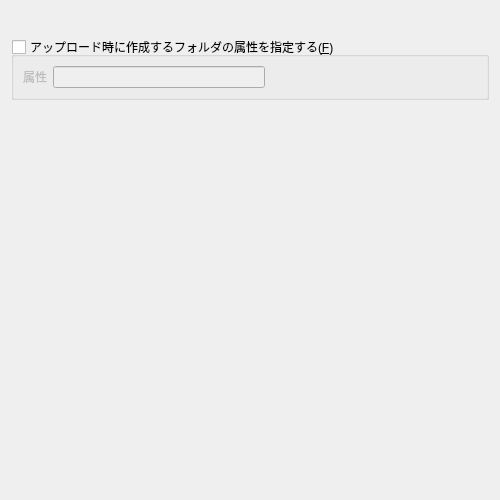
<?xml version="1.0" encoding="UTF-8"?>
<ui version="4.0">
 <class>OptionTransfer3Form</class>
 <widget class="QWidget" name="OptionTransfer3Form">
  <property name="geometry">
   <rect>
    <x>0</x>
    <y>0</y>
    <width>500</width>
    <height>500</height>
   </rect>
  </property>
  <layout class="QVBoxLayout" name="verticalLayout_2">
   <item>
    <layout class="QHBoxLayout" name="horizontalLayout_3">
     <item>
      <widget class="FileAndAttributeTreeWidget" name="widget_DefAttrList" native="true"/>
     </item>
     <item>
      <spacer name="horizontalSpacer">
       <property name="orientation">
        <enum>Qt::Orientation::Horizontal</enum>
       </property>
       <property name="sizeHint" stdset="0">
        <size>
         <width>40</width>
         <height>20</height>
        </size>
       </property>
      </spacer>
     </item>
    </layout>
   </item>
   <item>
    <widget class="QGroupBox" name="groupBox_UseFolderAttr">
     <property name="title">
      <string>アップロード時に作成するフォルダの属性を指定する(&amp;F)</string>
     </property>
     <property name="flat">
      <bool>true</bool>
     </property>
     <property name="checkable">
      <bool>true</bool>
     </property>
     <property name="checked">
      <bool>false</bool>
     </property>
     <layout class="QHBoxLayout" name="horizontalLayout_2">
      <item>
       <widget class="QLabel" name="label_1">
        <property name="text">
         <string>属性</string>
        </property>
       </widget>
      </item>
      <item>
       <widget class="QLineEdit" name="lineEdit_FolderAttr">
        <property name="maxLength">
         <number>4</number>
        </property>
       </widget>
      </item>
      <item>
       <spacer name="horizontalSpacer_1">
        <property name="orientation">
         <enum>Qt::Orientation::Horizontal</enum>
        </property>
        <property name="sizeHint" stdset="0">
         <size>
          <width>210</width>
          <height>20</height>
         </size>
        </property>
       </spacer>
      </item>
     </layout>
    </widget>
   </item>
   <item>
    <spacer name="verticalSpacer_2">
     <property name="orientation">
      <enum>Qt::Orientation::Vertical</enum>
     </property>
     <property name="sizeHint" stdset="0">
      <size>
       <width>20</width>
       <height>0</height>
      </size>
     </property>
    </spacer>
   </item>
  </layout>
 </widget>
 <customwidgets>
  <customwidget>
   <class>FileAndAttributeTreeWidget</class>
   <extends>QWidget</extends>
   <header>ui/common/fileandattributetreewidget.hpp</header>
   <container>1</container>
  </customwidget>
 </customwidgets>
 <tabstops>
  <tabstop>groupBox_UseFolderAttr</tabstop>
  <tabstop>lineEdit_FolderAttr</tabstop>
 </tabstops>
 <resources/>
 <connections/>
</ui>
